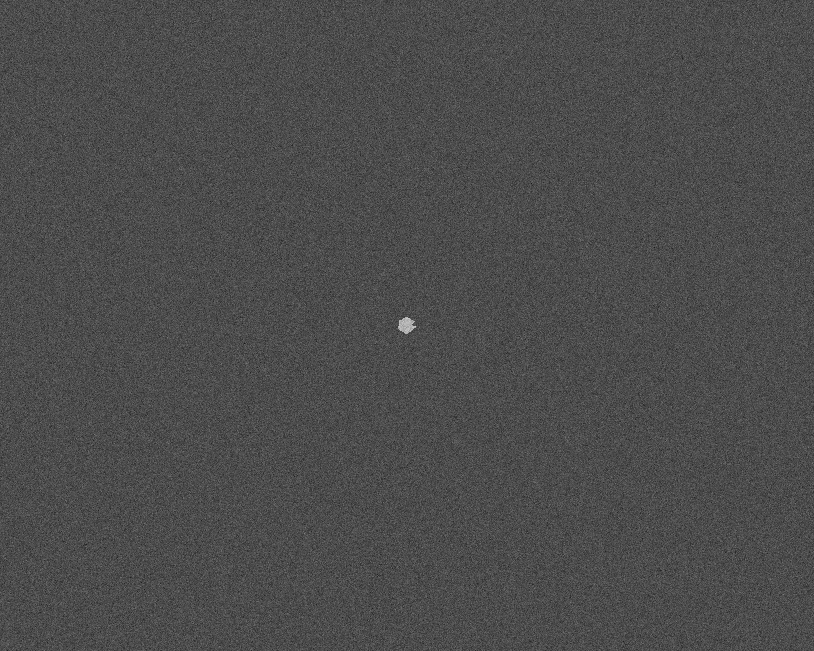
#> input picture Anexos, Imagens e Videos/Fig1041.tif, 814 x 651 px, found by its file name
$ python Threshold_Otsu_Small_Dot_Problem.py
#> lines starting #> are read from the running program, lines starting #| are printed output that depends on the picture; after the words box and inside, x2 and y2 are one past the last pixel; in counts of white or black regions, pixels touching at a corner belong together
# Baseado na implementação desse trabalho:
# https://www.researchgate.net/publication/261340038_Global_thresholding_algorithm_based_on_boundary_selection

import cv2
from pathlib import Path

caminhoImagem = str(Path('Anexos, Imagens e Videos/Fig1041.tif'))

# carrega a imagem em escala de cinza
img = cv2.imread(caminhoImagem, 0)
#> img is the input picture: shape (651, 814); min 21, max 206, mean 76.1

# calcula o histograma da imagem
hist = cv2.calcHist([img], [0], None, [256], [0, 256])
#> hist = 256 values, max 18586 at index 76, min 0 at index 0, mean 2070

# determina o limite inicial
limiar = 128

# itera até que o limiar seja convergido
while True:
    # calcula as médias das intensidades dos pixels acima e abaixo do limite
    media_acima = sum([i * hist[i] for i in range(limiar, 256)]) / sum([hist[i] for i in range(limiar, 256)])
    media_abaixo = sum([i * hist[i] for i in range(0, limiar)]) / sum([hist[i] for i in range(0, limiar)])

    # calcula o novo limite como a média das médias acima e abaixo
    novo_limiar = int((media_acima + media_abaixo) / 2)

    # verifica se o limite convergiu
    if novo_limiar == limiar:
        break

    # atualiza o limite
    limiar = novo_limiar
#> this loop made 2 passes
#> (media_acima, media_abaixo, novo_limiar, limiar) on pass 1: ([177.7], [76.01], 126, 126)
#> (media_acima, media_abaixo, novo_limiar) on pass 2: ([177.4], [76.01], 126)

# aplica a limiarização na imagem
thGTABBS = cv2.threshold(img, limiar, 255, cv2.THRESH_BINARY)[1]
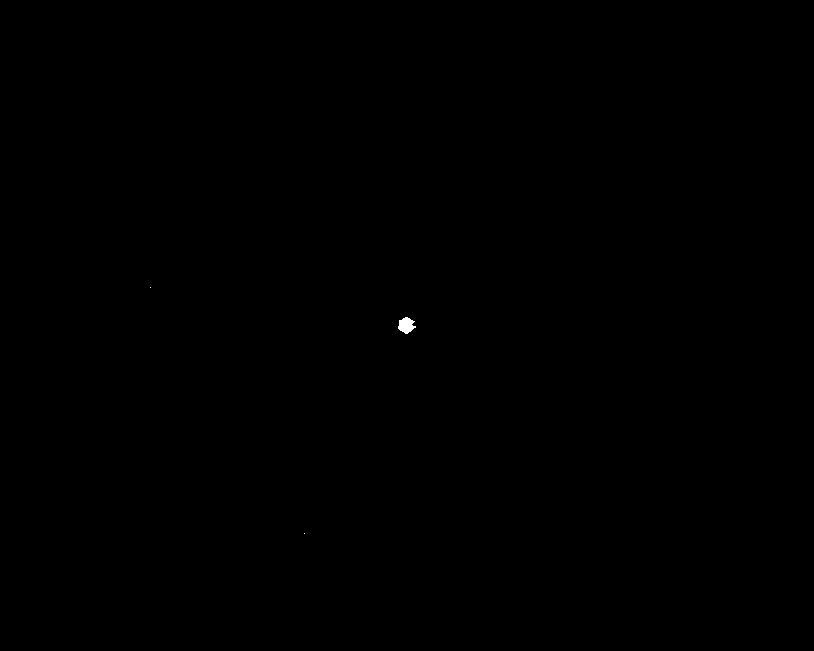
#> thGTABBS: shape (651, 814); 0.04% white; 3 white regions (2 under 20 px), largest, box (x1, y1, x2, y2) and area: (398, 317, 416, 334) 200
thOTSU = cv2.threshold(img,0,255,cv2.THRESH_BINARY+cv2.THRESH_OTSU)[1]
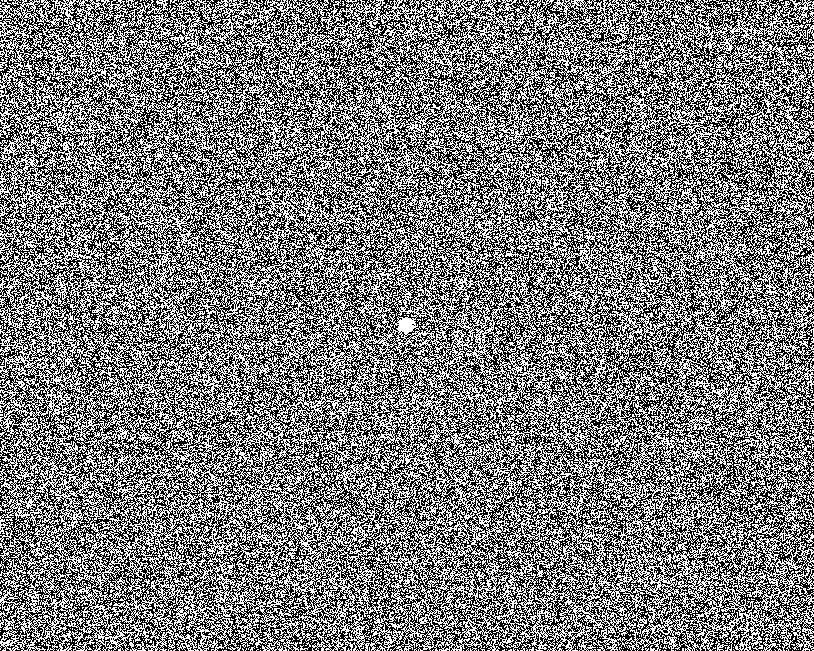
#> thOTSU: shape (651, 814); 48.3% white in thin lines or dots

# exibe a imagem original e a imagem limiarizada
cv2.imshow('Imagem Original', img)
cv2.imshow('Imagem Limiarizada por OTSU', thOTSU)
cv2.imshow('Imagem Limiarizada por GTABBS', thGTABBS)

cv2.waitKey(0)
cv2.destroyAllWindows()
